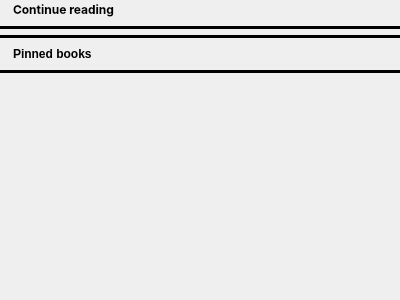
<?xml version="1.0" encoding="UTF-8"?>
<ui version="4.0">
 <class>HomePageWidget</class>
 <widget class="QWidget" name="HomePageWidget">
  <property name="geometry">
   <rect>
    <x>0</x>
    <y>0</y>
    <width>400</width>
    <height>300</height>
   </rect>
  </property>
  <property name="windowTitle">
   <string>Form</string>
  </property>
  <layout class="QVBoxLayout" name="verticalLayout">
   <property name="leftMargin">
    <number>0</number>
   </property>
   <property name="topMargin">
    <number>0</number>
   </property>
   <property name="rightMargin">
    <number>0</number>
   </property>
   <property name="bottomMargin">
    <number>0</number>
   </property>
   <item>
    <widget class="QScrollArea" name="scrollArea">
     <property name="frameShape">
      <enum>QFrame::NoFrame</enum>
     </property>
     <property name="frameShadow">
      <enum>QFrame::Plain</enum>
     </property>
     <property name="lineWidth">
      <number>0</number>
     </property>
     <property name="widgetResizable">
      <bool>true</bool>
     </property>
     <widget class="QWidget" name="scrollAreaWidgetContents">
      <property name="geometry">
       <rect>
        <x>0</x>
        <y>0</y>
        <width>400</width>
        <height>300</height>
       </rect>
      </property>
      <layout class="QVBoxLayout" name="verticalLayout_2">
       <property name="leftMargin">
        <number>0</number>
       </property>
       <property name="topMargin">
        <number>0</number>
       </property>
       <property name="rightMargin">
        <number>0</number>
       </property>
       <property name="bottomMargin">
        <number>0</number>
       </property>
       <item>
        <layout class="QHBoxLayout" name="horizontalLayout_2">
         <property name="bottomMargin">
          <number>0</number>
         </property>
         <item>
          <widget class="QLabel" name="recentBooksIconLabel">
           <property name="text">
            <string></string>
           </property>
          </widget>
         </item>
         <item>
          <widget class="QLabel" name="label">
           <property name="sizePolicy">
            <sizepolicy hsizetype="Minimum" vsizetype="Maximum">
             <horstretch>0</horstretch>
             <verstretch>0</verstretch>
            </sizepolicy>
           </property>
           <property name="font">
            <font>
             <family>Inter</family>
             <weight>75</weight>
             <bold>true</bold>
            </font>
           </property>
           <property name="styleSheet">
            <string notr="true"></string>
           </property>
           <property name="text">
            <string>Continue reading</string>
           </property>
           <property name="alignment">
            <set>Qt::AlignLeading|Qt::AlignLeft|Qt::AlignVCenter</set>
           </property>
          </widget>
         </item>
         <item>
          <spacer name="horizontalSpacer_2">
           <property name="orientation">
            <enum>Qt::Horizontal</enum>
           </property>
           <property name="sizeHint" stdset="0">
            <size>
             <width>40</width>
             <height>20</height>
            </size>
           </property>
          </spacer>
         </item>
        </layout>
       </item>
       <item>
        <widget class="Line" name="line_2">
         <property name="frameShadow">
          <enum>QFrame::Plain</enum>
         </property>
         <property name="lineWidth">
          <number>4</number>
         </property>
         <property name="orientation">
          <enum>Qt::Horizontal</enum>
         </property>
        </widget>
       </item>
       <item>
        <layout class="QVBoxLayout" name="booksVerticalLayout">
         <property name="sizeConstraint">
          <enum>QLayout::SetNoConstraint</enum>
         </property>
         <property name="topMargin">
          <number>0</number>
         </property>
        </layout>
       </item>
       <item>
        <widget class="Line" name="line">
         <property name="frameShadow">
          <enum>QFrame::Plain</enum>
         </property>
         <property name="lineWidth">
          <number>4</number>
         </property>
         <property name="orientation">
          <enum>Qt::Horizontal</enum>
         </property>
        </widget>
       </item>
       <item>
        <layout class="QHBoxLayout" name="horizontalLayout">
         <property name="bottomMargin">
          <number>0</number>
         </property>
         <item>
          <widget class="QLabel" name="pinnedBooksIconLabel">
           <property name="text">
            <string></string>
           </property>
          </widget>
         </item>
         <item>
          <widget class="QLabel" name="label_2">
           <property name="font">
            <font>
             <weight>75</weight>
             <bold>true</bold>
            </font>
           </property>
           <property name="styleSheet">
            <string notr="true"></string>
           </property>
           <property name="text">
            <string>Pinned books</string>
           </property>
          </widget>
         </item>
         <item>
          <spacer name="horizontalSpacer">
           <property name="orientation">
            <enum>Qt::Horizontal</enum>
           </property>
           <property name="sizeHint" stdset="0">
            <size>
             <width>40</width>
             <height>20</height>
            </size>
           </property>
          </spacer>
         </item>
        </layout>
       </item>
       <item>
        <widget class="Line" name="line_3">
         <property name="frameShadow">
          <enum>QFrame::Plain</enum>
         </property>
         <property name="lineWidth">
          <number>4</number>
         </property>
         <property name="orientation">
          <enum>Qt::Horizontal</enum>
         </property>
        </widget>
       </item>
       <item>
        <layout class="QVBoxLayout" name="pinnedBooksVerticalLayout"/>
       </item>
       <item>
        <spacer name="verticalSpacer">
         <property name="orientation">
          <enum>Qt::Vertical</enum>
         </property>
         <property name="sizeHint" stdset="0">
          <size>
           <width>20</width>
           <height>40</height>
          </size>
         </property>
        </spacer>
       </item>
      </layout>
     </widget>
    </widget>
   </item>
  </layout>
 </widget>
 <resources/>
 <connections/>
</ui>
